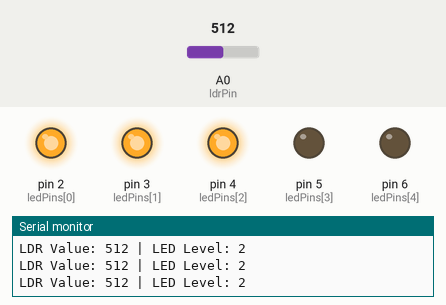
A sketch run on a simulated Arduino Uno, built with avr-gcc and run on an emulated ATmega328P. Parts: output pins drawn as LEDs (lit = HIGH), the last lines printed to the serial monitor. Inputs (shaded band) come from the test bench; at power-on: A0 (ldrPin) = 512.

Above: at 1.3 s.
1.4 s: A0 (ldrPin) set to 596
2.9 s: A0 (ldrPin) set to 629
At 4.2 s:
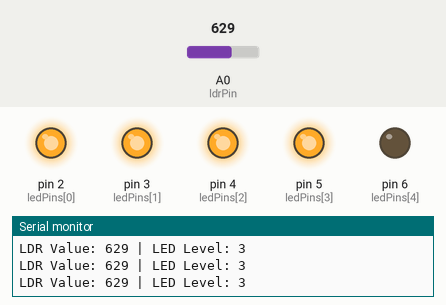
4.5 s: A0 (ldrPin) set to 810
6.0 s: A0 (ldrPin) set to 831
At 6.8 s:
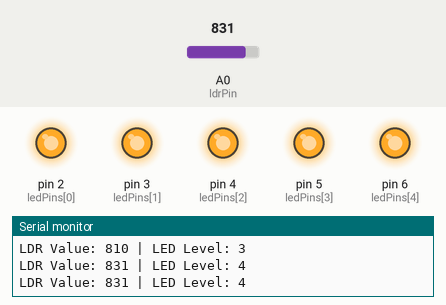
7.5 s: A0 (ldrPin) set to 306
At 8.0 s:
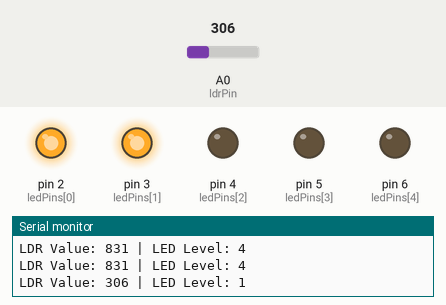
9.0 s: A0 (ldrPin) set to 392
10.5 s: A0 (ldrPin) set to 418
At 11.7 s:
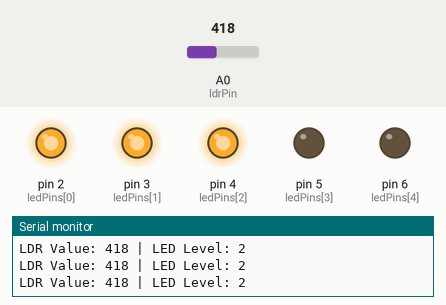
Timing chart, 0 to 13.0 s (numbered marks = the images above; inputs shaded):
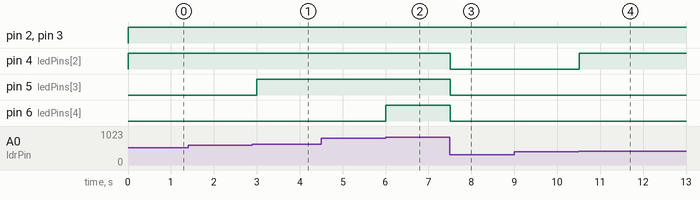

The sketch:

intensity_meter.ino
```cpp
// Define the pins for the LDR and the 5 LEDs
const int ldrPin = A0;      // Pin connected to the LDR
const int ledPins[] = {2, 3, 4, 5, 6}; // Pins connected to the 5 LEDs
const int numLeds = 5;

void setup() {
  // Set up LED pins as outputs
  for (int i = 0; i < numLeds; i++) {
    pinMode(ledPins[i], OUTPUT);
  }
  Serial.begin(9600); // Initialize serial communication for debugging
}

void loop() {
  // Read the analog value from the LDR
  int ldrValue = analogRead(ldrPin);

  // Map the LDR value to the range of LEDs (0 to numLeds - 1)
  int ledLevel = map(ldrValue, 0, 1023,0,numLeds);

  // Display the light intensity on the LEDs
  displayLightIntensity(ledLevel);

  // Print the LDR value and LED level to the serial monitor (optional)
  Serial.print("LDR Value: ");
  Serial.print(ldrValue);
  Serial.print(" | LED Level: ");
  Serial.println(ledLevel);

  delay(500); // Adjust the delay as needed
}

void displayLightIntensity(int level) {
  // Turn off all LEDs
  for (int i = 0; i < numLeds; i++) {
    digitalWrite(ledPins[i], LOW);
  }

  // Turn on LEDs up to the specified level
  for (int i = 0; i <= level; i++) {
    digitalWrite(ledPins[i], HIGH);
  }
}
```

Measured:
- the behaviour switches between 613 and 614 on A0 (ldrPin) (found by bisection; images 0 and 1)
- the behaviour switches between 818 and 819 on A0 (ldrPin) (found by bisection; images 1 and 2)
- the behaviour switches between 409 and 410 on A0 (ldrPin) (found by bisection; images 3 and 4)
- after the input at 2.9 s, pin 5 (ledPins[3]): LOW → HIGH after 0.10 s
- after the input at 6.0 s, pin 6 (ledPins[4]): LOW → HIGH at once
- after the input at 7.5 s, pin 4 (ledPins[2]), pin 5 (ledPins[3]), pin 6 (ledPins[4]): HIGH → LOW at once
- after the input at 10.5 s, pin 4 (ledPins[2]): LOW → HIGH at once
